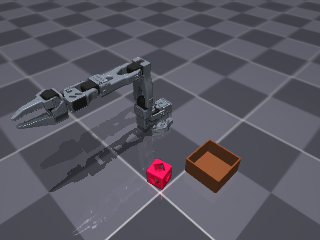
#> input picture ros2_ws/src/so101_perception/test/data/both.png, 320 x 240 px
$ python -i hsv_normalized.py   (imports and definitions only)
#> lines starting #> are read from the running program, lines starting #| are printed output that depends on the picture; after the words box and inside, x2 and y2 are one past the last pixel; in counts of white or black regions, pixels touching at a corner belong together
### ros2_ws/src/so101_perception/so101_perception/detection.py
import cv2
import numpy as np

Pixel = tuple[float, float]

CUBE_HSV_RANGES = (
    ((160, 120, 60), (180, 255, 255)),
    ((0, 120, 60), (4, 255, 255)),
)
BOX_HSV_RANGES = (((5, 100, 40), (20, 255, 255)),)
MIN_AREA_RATIO = 0.0008
KERNEL = np.ones((3, 3), np.uint8)


def find_cube(rgb: np.ndarray) -> Pixel | None:
    return _find(rgb, CUBE_HSV_RANGES)


def find_drop_box(rgb: np.ndarray, ranges=BOX_HSV_RANGES) -> Pixel | None:
    return _find(rgb, ranges)


def _find(rgb: np.ndarray, ranges) -> Pixel | None:
    hsv = cv2.cvtColor(rgb, cv2.COLOR_RGB2HSV)
    mask = _threshold(hsv, ranges)
    cleaned = cv2.morphologyEx(mask, cv2.MORPH_OPEN, KERNEL)
    closed = cv2.morphologyEx(cleaned, cv2.MORPH_CLOSE, KERNEL)
    return _largest_blob_center(closed, MIN_AREA_RATIO * mask.size)


def _threshold(hsv: np.ndarray, ranges) -> np.ndarray:
    masks = [cv2.inRange(hsv, np.array(low, np.uint8), np.array(high, np.uint8)) for low, high in ranges]
    return np.bitwise_or.reduce(masks)


def _largest_blob_center(mask: np.ndarray, min_area: float) -> Pixel | None:
    contours, _ = cv2.findContours(mask, cv2.RETR_EXTERNAL, cv2.CHAIN_APPROX_SIMPLE)
    if not contours:
        return None
    blob = max(contours, key=cv2.contourArea)
    moments = cv2.moments(blob)
    if moments["m00"] < min_area:
        return None
    return moments["m10"] / moments["m00"], moments["m01"] / moments["m00"]

### scripts/perception_bench/methods/hsv_normalized.py
import cv2
import numpy as np

from so101_perception.detection import find_cube, find_drop_box

CLIP_LIMIT = 2.0
TILES = (4, 4)


def make(empty: np.ndarray):
    return detect


def detect(rgb: np.ndarray) -> dict:
    balanced = normalize(rgb)
    return {"cube": find_cube(balanced), "box": find_drop_box(balanced)}


def normalize(rgb: np.ndarray) -> np.ndarray:
    return equalize(white_balance(rgb))


def white_balance(rgb: np.ndarray) -> np.ndarray:
    floor = np.median(rgb.reshape(-1, 3), axis=0).astype(np.float32)
#> floor = [88, 87, 96]
    gains = floor.mean() / np.maximum(floor, 1.0)
#> gains = [1.03, 1.04, 0.941]
    return np.clip(rgb * gains, 0, 255).astype(np.uint8)
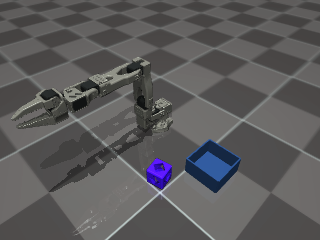
#> returned value: shape (240, 320, 3); mean of channels 0, 1, 2 91.2, 90.2, 91.3; drawn as B, G, R


def equalize(rgb: np.ndarray) -> np.ndarray:
    hsv = cv2.cvtColor(rgb, cv2.COLOR_RGB2HSV)
#> hsv: shape (240, 320, 3); mean H, S, V 102.8, 14.6, 94.2
    hsv[..., 2] = cv2.createCLAHE(CLIP_LIMIT, TILES).apply(hsv[..., 2])
#> hsv: shape (240, 320, 3); mean H, S, V 102.8, 14.6, 103.8
    return cv2.cvtColor(hsv, cv2.COLOR_HSV2RGB)
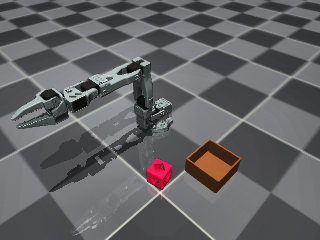
#> returned value: shape (240, 320, 3); mean R, G, B 100.1, 99.1, 100.8

>>> import cv2
>>> picture = cv2.cvtColor(cv2.imread('../../../ros2_ws/src/so101_perception/test/data/both.png'), cv2.COLOR_BGR2RGB)
>>> result = detect(picture)
#> in _find, `hsv = cv2.cvtColor(rgb, cv2.COLOR_RGB2HSV)`: hsv: shape (240, 320, 3); mean H, S, V 104.1, 15.9, 103.8
#> in _threshold, `masks = [cv2.inRange(hsv, np.array(low, np.uint8), np.array(high, np.u..`: masks = 2 items
#> in _threshold, `return np.bitwise_or.reduce(masks)`:
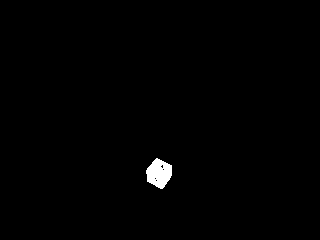
#> returned value: shape (240, 320); 0.72% white; 1 white region, box (x1, y1, x2, y2) and area: (146, 158, 172, 189) 553
#> in _find, `cleaned = cv2.morphologyEx(mask, cv2.MORPH_OPEN, KERNEL)`: cleaned: shape (240, 320); 0.72% white; 1 white region, box (x1, y1, x2, y2) and area: (146, 159, 172, 189) 551
#> in _find, `closed = cv2.morphologyEx(cleaned, cv2.MORPH_CLOSE, KERNEL)`: closed: shape (240, 320); 0.73% white; 1 white region
#> in _largest_blob_center, `contours, _ = cv2.findContours(mask, cv2.RETR_EXTERNAL, cv2.CHAIN_APPR..`: contours = 1 contour; box (x1, y1, x2, y2) and area: (146, 159, 172, 189) 519
#> in _largest_blob_center, `blob = max(contours, key=cv2.contourArea)`: blob = contour of 44 points, box (x1, y1, x2, y2) (146, 159, 172, 189), area 519
#> in _largest_blob_center, `moments = cv2.moments(blob)`: moments = moments, m00 519, centre m10/m00, m01/m00 = (158.7, 173)
#> in _threshold (call 2), `masks = [cv2.inRange(hsv, np.array(low, np.uint8), np.array(high, np.u..`: masks = 1 item
#> in _threshold (call 2), `return np.bitwise_or.reduce(masks)`:
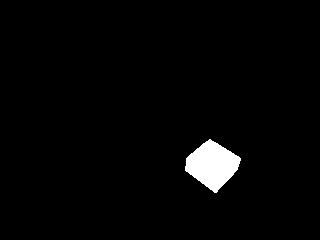
#> returned value: shape (240, 320); 2.4% white; 1 white region, box (x1, y1, x2, y2) and area: (185, 139, 241, 193) 1807
#> in _find (call 2), `cleaned = cv2.morphologyEx(mask, cv2.MORPH_OPEN, KERNEL)`: cleaned: shape (240, 320); 2.4% white; 1 white region
#> in _largest_blob_center (call 2), `contours, _ = cv2.findContours(mask, cv2.RETR_EXTERNAL, cv2.CHAIN_APPR..`: contours = 1 contour; box (x1, y1, x2, y2) and area: (185, 140, 241, 193) 1738
#> result = {'cube': (158.7, 173), 'box': (212, 164.6)}
